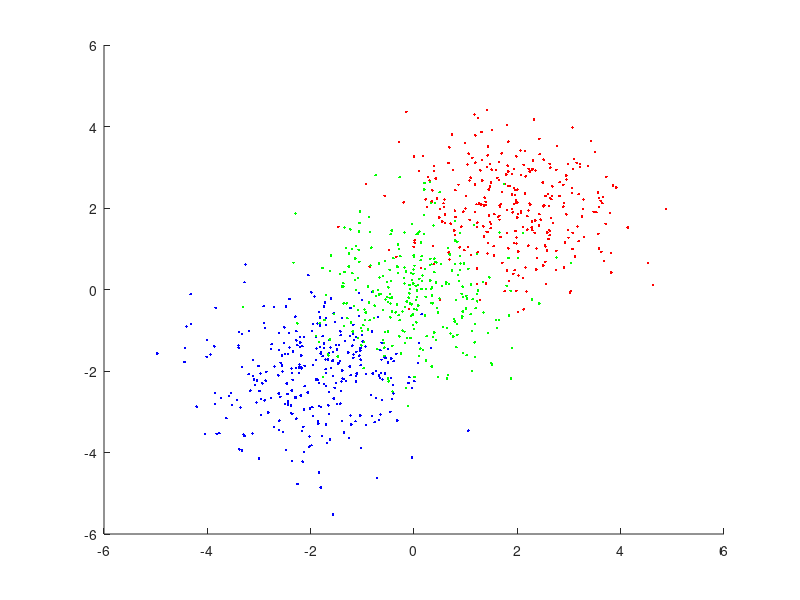
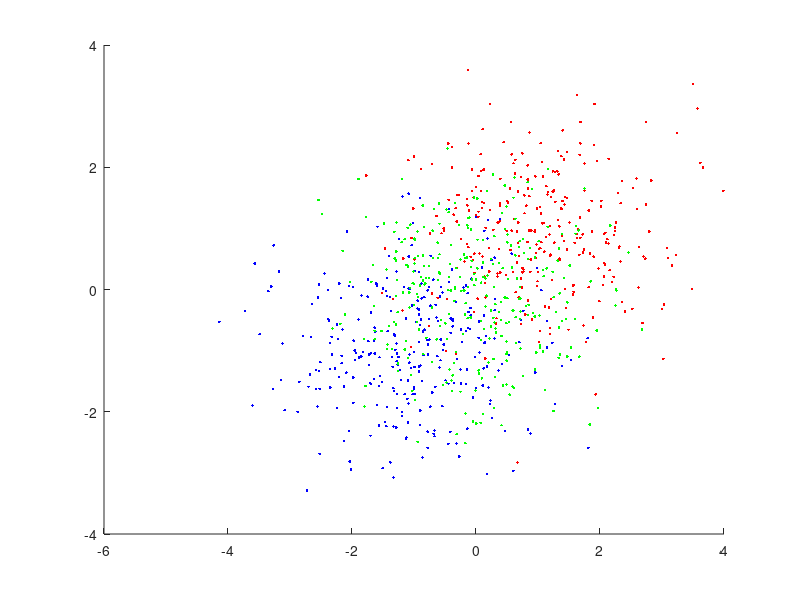
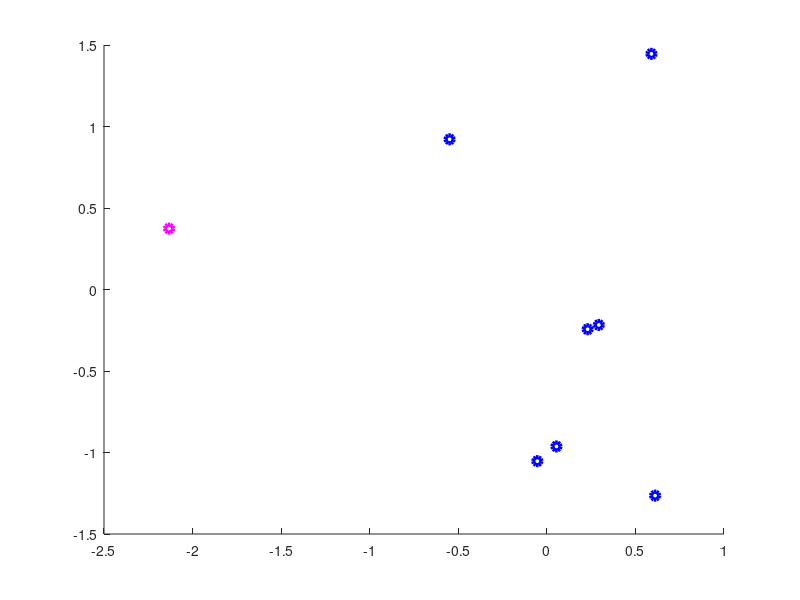

The MATLAB source for these figures, in order:
%% Task 1

close all, clear all clc

C1 = randn(300,2) + 2;
C2 = randn(300,2) - 2;
C3 = randn(300,2);

C1 = [C1, (C1(:,1) * 0 + 1)];
C2 = [C2, (C2(:,1) * 0 + 2)];
C3 = [C3, (C3(:,1) * 0 + 3)];

All = [C1; C2; C3;]


figure, hold on
plot(C1(:,1),C1(:,2),'r.');
plot(C2(:,1),C2(:,2),'b.');
plot(C3(:,1),C3(:,2),'g.');

%% Part b

diary MyWekaFile.arff




for i = 1:size(All)
    fprintf('%f %f %d \n', All(i,1), All(i,2), All(i,3));
    
    
end
diary off

%%  Part C

% 1-nn  73%
% SVM 87%
% Decision-tree 85%
% Bagging = 87%

%% Part D

close all, clear all clc

C1 = randn(300,2) + 1;
C2 = randn(300,2) - 1;
C3 = randn(300,2);

C1 = [C1, (C1(:,1) * 0 + 1)];
C2 = [C2, (C2(:,1) * 0 + 2)];
C3 = [C3, (C3(:,1) * 0 + 3)];

All = [C1; C2; C3;]


figure, hold on
plot(C1(:,1),C1(:,2),'r.');
plot(C2(:,1),C2(:,2),'b.');
plot(C3(:,1),C3(:,2),'g.');

diary MyWekaFile2.arff




for i = 1:size(All)
    fprintf('%f %f %d \n', All(i,1), All(i,2), All(i,3));
        
end
diary off


% 1-nn 53.666%
% SVM 68.888%
% Decision-tree 68.222%
% Bagging 68.889%


%% Task 2
close all, clear all, clc

DS = randn(8,2);

Z = linkage(DS);
c = cluster(Z, 'maxclust', 2);
figure, hold on
plot(DS(c==1,1),DS(c==1,2),'mo','linewidth',3)
plot(DS(c==2,1),DS(c==2,2),'bo','linewidth',3)

